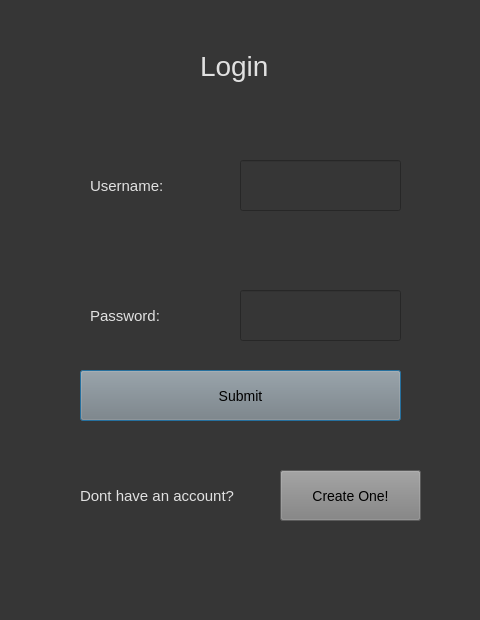
<?xml version="1.0" encoding="UTF-8"?>
<ui version="4.0">
 <class>Dialog</class>
 <widget class="QDialog" name="Dialog">
  <property name="geometry">
   <rect>
    <x>0</x>
    <y>0</y>
    <width>480</width>
    <height>620</height>
   </rect>
  </property>
  <property name="windowTitle">
   <string>Dialog</string>
  </property>
  <property name="styleSheet">
   <string notr="true">background-color: rgb(54, 54, 54);</string>
  </property>
  <widget class="QLabel" name="label">
   <property name="geometry">
    <rect>
     <x>200</x>
     <y>40</y>
     <width>81</width>
     <height>51</height>
    </rect>
   </property>
   <property name="styleSheet">
    <string notr="true">color: rgb(225,225,225); font-size: 28px;</string>
   </property>
   <property name="text">
    <string>Login</string>
   </property>
  </widget>
  <widget class="QLabel" name="loginusernameLabel">
   <property name="geometry">
    <rect>
     <x>90</x>
     <y>160</y>
     <width>111</width>
     <height>51</height>
    </rect>
   </property>
   <property name="styleSheet">
    <string notr="true">color: rgb(225,225,225); font-size: 15px;
</string>
   </property>
   <property name="text">
    <string>Username: </string>
   </property>
  </widget>
  <widget class="QLabel" name="loginpasswordLabel">
   <property name="geometry">
    <rect>
     <x>90</x>
     <y>290</y>
     <width>111</width>
     <height>51</height>
    </rect>
   </property>
   <property name="styleSheet">
    <string notr="true">color: rgb(225,225,225); font-size: 15px;</string>
   </property>
   <property name="text">
    <string>Password: </string>
   </property>
  </widget>
  <widget class="QLineEdit" name="LoginEmailForm">
   <property name="geometry">
    <rect>
     <x>240</x>
     <y>160</y>
     <width>161</width>
     <height>51</height>
    </rect>
   </property>
   <property name="styleSheet">
    <string notr="true">font-size: 14px; color: white;</string>
   </property>
   <property name="text">
    <string/>
   </property>
  </widget>
  <widget class="QLineEdit" name="LoginPasswordForm">
   <property name="geometry">
    <rect>
     <x>240</x>
     <y>290</y>
     <width>161</width>
     <height>51</height>
    </rect>
   </property>
   <property name="styleSheet">
    <string notr="true">font-size: 14px; color: white;</string>
   </property>
   <property name="text">
    <string/>
   </property>
  </widget>
  <widget class="QPushButton" name="LoginSubmitButton">
   <property name="geometry">
    <rect>
     <x>80</x>
     <y>370</y>
     <width>321</width>
     <height>51</height>
    </rect>
   </property>
   <property name="styleSheet">
    <string notr="true">background-color: grey; font-size: 14px;</string>
   </property>
   <property name="text">
    <string>Submit</string>
   </property>
  </widget>
  <widget class="QLabel" name="passwordLabel_2">
   <property name="geometry">
    <rect>
     <x>80</x>
     <y>470</y>
     <width>161</width>
     <height>51</height>
    </rect>
   </property>
   <property name="styleSheet">
    <string notr="true">color: rgb(225,225,225); font-size: 15px;</string>
   </property>
   <property name="text">
    <string>Dont have an account?</string>
   </property>
  </widget>
  <widget class="QPushButton" name="createAccountButton">
   <property name="geometry">
    <rect>
     <x>280</x>
     <y>470</y>
     <width>141</width>
     <height>51</height>
    </rect>
   </property>
   <property name="styleSheet">
    <string notr="true">background-color: grey; font-size: 14px;</string>
   </property>
   <property name="text">
    <string>Create One!</string>
   </property>
  </widget>
 </widget>
 <resources/>
 <connections/>
</ui>
